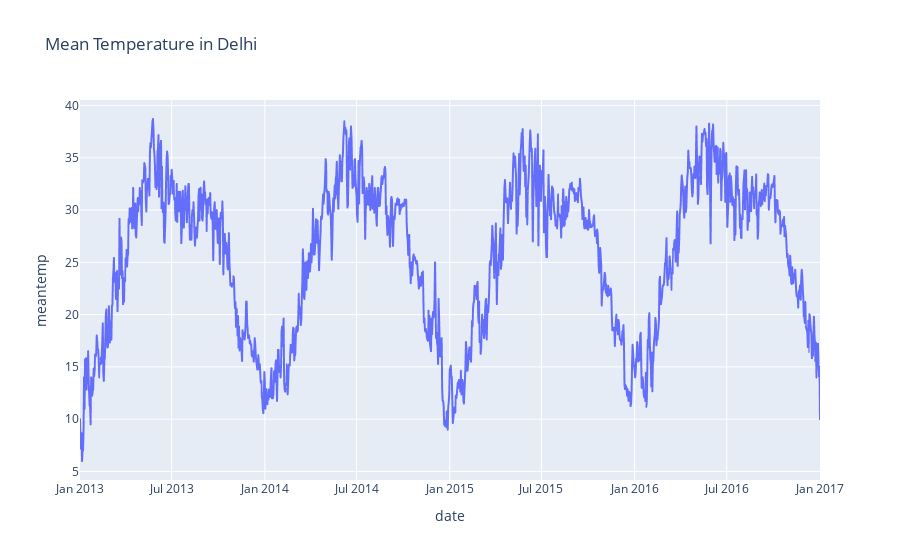

Notebook source saved alongside this figure:
### Code cell
# drawing plot on plotly


fig = px.line(data,x=data.index,y='meantemp',title='Mean Temperature in Delhi')


fig.show()

### Figure 1 — Plotly figure (JSON) as saved in the notebook; plotly's stock layout.template omitted (floating-point values rounded to 4 significant figures; data arrays with more than 128 entries replaced by an {"elided": "..."} marker saying what was removed)
{"data": [{"hovertemplate": "date=%{x}<br>meantemp=%{y}<extra></extra>", "legendgroup": "", "line": {"color": "#636efa", "dash": "solid"}, "marker": {"symbol": "circle"}, "mode": "lines", "name": "", "showlegend": false, "type": "scattergl", "x": {"elided": "1462 str values"}, "xaxis": "x", "y": {"elided": "1462 float values"}, "yaxis": "y"}], "layout": {"legend": {"tracegroupgap": 0}, "title": {"text": "Mean Temperature in Delhi"}, "xaxis": {"anchor": "y", "domain": [0, 1], "title": {"text": "date"}}, "yaxis": {"anchor": "x", "domain": [0, 1], "title": {"text": "meantemp"}}}}
